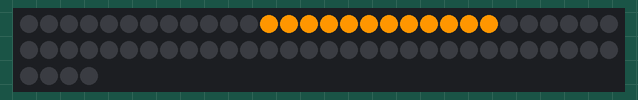
Simulated run of this sketch. Board: ESP32. On the bench: 64 RGB LEDs in strip order, left to right, continuing on the next row. Dim RGB values are drawn brighter than linear; what the sketch prints to the serial monitor is not drawn.

Above: at 1.1 s.
At 1.6 s:
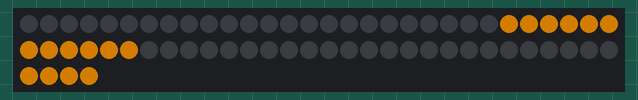

Measured:
- what the display in image 0 shows lasts 0.5 s, from 1.0 s to 1.5 s
- what the display in image 1 shows lasts 1.0 s, from 1.5 s to 2.5 s

The sketch:

fan.ino
```cpp
#include "LedManager.h"
#include <string>

#define DEBUG

LedManager ledMgr;

const char* jsonData = "{\
   \"picture\": {\
      \"fan_1\": [0, 0, 0, 0, 0, 0, 0, 0, 0, 0, 0, 0, 16750080, 16750080, 16750080, 16750080, 16750080, 16750080, 16750080, 16750080, 16750080, 16750080, 16750080, 16750080, 0, 0, 0, 0, 0, 0, 0, 0, 0, 0, 0, 0, 0, 0, 0, 0, 0, 0, 0, 0, 0, 0, 0, 0, 0, 0, 0, 0, 0, 0, 0, 0, 0, 0, 0, 0, 0, 0, 0, 0, 0, 0, 0, 0, 0, 0, 0, 0, 16750080, 16750080, 16750080, 16750080, 16750080, 16750080, 16750080, 16750080, 16750080, 16750080, 16750080, 16750080, 0, 0, 0, 0, 0, 0, 0, 0, 0, 0, 0, 0],\
      \"fan_2\": [0, 0, 0, 0, 0, 0, 0, 0, 0, 0, 0, 0, 0, 0, 0, 0, 0, 0, 0, 0, 0, 0, 0, 0, 16750080, 16750080, 16750080, 16750080, 16750080, 16750080, 16750080, 16750080, 16750080, 16750080, 16750080, 16750080, 0, 0, 0, 0, 0, 0, 0, 0, 0, 0, 0, 0, 0, 0, 0, 0, 0, 0, 0, 0, 0, 0, 0, 0, 16750080, 16750080, 16750080, 16750080, 16750080, 16750080, 16750080, 16750080, 16750080, 16750080, 16750080, 16750080, 0, 0, 0, 0, 0, 0, 0, 0, 0, 0, 0, 0, 0, 0, 0, 0, 0, 0, 0, 0, 0, 0, 0, 0],\
      \"fan_3\": [16750080, 16750080, 16750080, 16750080, 16750080, 16750080, 16750080, 16750080, 16750080, 16750080, 16750080, 16750080, 0, 0, 0, 0, 0, 0, 0, 0, 0, 0, 0, 0, 0, 0, 0, 0, 0, 0, 0, 0, 0, 0, 0, 0, 0, 0, 0, 0, 0, 0, 0, 0, 0, 0, 0, 0, 0, 0, 0, 0, 0, 0, 0, 0, 0, 0, 0, 0, 0, 0, 0, 0, 0, 0, 0, 0, 0, 0, 0, 0, 0, 0, 0, 0, 0, 0, 0, 0, 0, 0, 0, 0, 16750080, 16750080, 16750080, 16750080, 16750080, 16750080, 16750080, 16750080, 16750080, 16750080, 16750080, 16750080],\
      \"bl_fan\": [0, 0, 0, 0, 0, 0, 0, 0, 0, 0, 0, 0, 0, 0, 0, 0, 0, 0, 0, 0, 0, 0, 0, 0, 0, 0, 0, 0, 0, 0, 0, 0, 0, 0, 0, 0, 0, 0, 0, 0, 0, 0, 0, 0, 0, 0, 0, 0, 0, 0, 0, 0, 0, 0, 0, 0, 0, 0, 0, 0, 0, 0, 0, 0, 0, 0, 0, 0, 0, 0, 0, 0, 0, 0, 0, 0, 0, 0, 0, 0, 0, 0, 0, 0, 0, 0, 0, 0, 0, 0, 0, 0, 0, 0, 0, 0]\
   },\
   \"timeline\": [\
      {\
         \"Start\": 0,\
         \"name\": \"fan_1\",\
         \"alpha\": 1\
      },\
      {\
         \"Start\": 1000,\
         \"name\": \"fan_2\",\
         \"alpha\": 0.5\
      },\
      {\
         \"Start\": 2000,\
         \"name\": \"bl_fan\",\
         \"alpha\": 1\
      }\
   ]\
}";

void setup() {
   Serial.begin(115200);
   pinMode(13, INPUT);   // Initialize the LED_BUILTIN pin as an output
   delay(10);

   ledMgr.init();
   if(!ledMgr.parsing_json(jsonData))
      ESP.restart();

   delay(1000);
   Serial.println("setup");
   ledMgr.play(500);
}

void loop() {
   ledMgr.loop();
}
```

LedManager.h
```cpp
#ifndef LED_MANAGER
#define LED_MANAGER

#define FASTLED_ESP8266_RAW_PIN_ORDER

#include <FastLED.h>
#include <Arduino.h>
#include <ArduinoJson.h>

#define NUM_LEDS 64
#define DATA_PIN 0
// #define CLOCK_PIN 13

class LedManager{
public:
   LedManager():starting_time(0), playing_time(0), playing(false) {}
   ~LedManager() {}

   void init() {
      FastLED.addLeds<WS2852, DATA_PIN, GRB>(leds, NUM_LEDS);  // GRB ordering is typical
   }

   bool parsing_json(const char* data){
      error = deserializeJson(led_json, data);
      if (error) {
         Serial.println("Parsing Error: Pic map");
         Serial.println(error.c_str());
         delay(1000);
         return false;
      }

      return true;
   }

   void play(unsigned long time = 0) {
      starting_time = millis();
      playing_time = start_from_witch_time = time;

      playing = true;
      set_fram_idx();
      show_frame();
   }
   void pause() {
      playing = false;
   }
   void upload() {}

   void show_frame(){
      double alpha = 0;
      const char* name = led_json["timeline"][frame_idx]["name"];
      alpha = led_json["timeline"][frame_idx]["alpha"];

      for(int j = 0; j < NUM_LEDS; j++) {
         leds[j].r = (int)(((unsigned int)led_json["picture"][name][j]>>16) * alpha);
         leds[j].g = (int)(((unsigned int)led_json["picture"][name][j]>>8) % 256 * alpha);
         leds[j].b = (int)((unsigned int)led_json["picture"][name][j] % 256 * alpha);
      }

      #ifdef DEBUG
      Serial.println(name);
      Serial.println(millis());
      #endif // DEBUG

      FastLED.show();
   }
   void set_fram_idx(){
      while(!frame_end() && playing_time >= led_json["timeline"][frame_idx + 1]["Start"])
         ++frame_idx;
      while(frame_idx != 0 && playing_time < led_json["timeline"][frame_idx]["Start"])
         --frame_idx;
   }
   bool frame_end(){
      if(frame_idx == led_json["timeline"].size() - 1)
         return true;
      else
         return false;
   }

   void loop() {
      if(playing){
         playing_time = millis() - starting_time + start_from_witch_time;
         if(frame_end()) {}
         else if(playing_time > led_json["timeline"][frame_idx + 1]["Start"]){
            ++frame_idx;
            show_frame();
         }
      }
   }
private:
   CRGB leds[NUM_LEDS];
   StaticJsonDocument<20000> led_json;
   DeserializationError error;

   unsigned long starting_time;
   unsigned long playing_time;
   unsigned long start_from_witch_time;

   unsigned short frame_idx;
   bool playing;
};

#endif // LED_MANAGER
```
